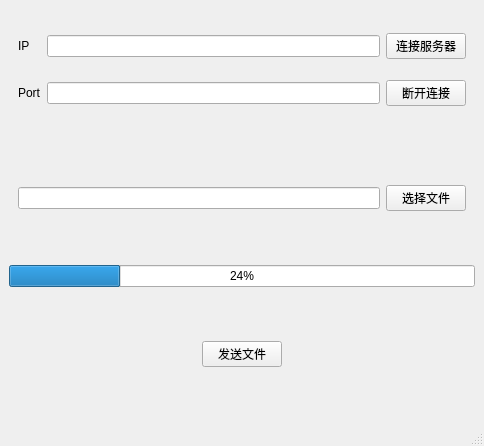
<?xml version="1.0" encoding="UTF-8"?>
<ui version="4.0">
 <class>MainWindow</class>
 <widget class="QMainWindow" name="MainWindow">
  <property name="geometry">
   <rect>
    <x>0</x>
    <y>0</y>
    <width>484</width>
    <height>446</height>
   </rect>
  </property>
  <property name="windowTitle">
   <string>MainWindow</string>
  </property>
  <widget class="QWidget" name="centralwidget">
   <layout class="QVBoxLayout" name="verticalLayout">
    <item>
     <widget class="QWidget" name="widget" native="true">
      <layout class="QGridLayout" name="gridLayout">
       <item row="0" column="0">
        <widget class="QLabel" name="label">
         <property name="text">
          <string>IP</string>
         </property>
        </widget>
       </item>
       <item row="1" column="2">
        <widget class="QLineEdit" name="port"/>
       </item>
       <item row="1" column="3">
        <widget class="QPushButton" name="disconnect">
         <property name="text">
          <string>断开连接</string>
         </property>
        </widget>
       </item>
       <item row="0" column="2">
        <widget class="QLineEdit" name="ip"/>
       </item>
       <item row="0" column="3">
        <widget class="QPushButton" name="connectServer">
         <property name="text">
          <string>连接服务器</string>
         </property>
        </widget>
       </item>
       <item row="1" column="0">
        <widget class="QLabel" name="label_2">
         <property name="text">
          <string>Port</string>
         </property>
        </widget>
       </item>
      </layout>
     </widget>
    </item>
    <item>
     <widget class="QWidget" name="widget_2" native="true">
      <layout class="QHBoxLayout" name="horizontalLayout_2">
       <item>
        <widget class="QLineEdit" name="filePath"/>
       </item>
       <item>
        <widget class="QPushButton" name="selFile">
         <property name="text">
          <string>选择文件</string>
         </property>
        </widget>
       </item>
      </layout>
     </widget>
    </item>
    <item>
     <widget class="QProgressBar" name="progressBar">
      <property name="value">
       <number>24</number>
      </property>
     </widget>
    </item>
    <item>
     <widget class="QWidget" name="widget_3" native="true">
      <layout class="QHBoxLayout" name="horizontalLayout_3">
       <item>
        <spacer name="horizontalSpacer">
         <property name="orientation">
          <enum>Qt::Horizontal</enum>
         </property>
         <property name="sizeHint" stdset="0">
          <size>
           <width>183</width>
           <height>20</height>
          </size>
         </property>
        </spacer>
       </item>
       <item>
        <widget class="QPushButton" name="sendFile">
         <property name="text">
          <string>发送文件</string>
         </property>
        </widget>
       </item>
       <item>
        <spacer name="horizontalSpacer_2">
         <property name="orientation">
          <enum>Qt::Horizontal</enum>
         </property>
         <property name="sizeHint" stdset="0">
          <size>
           <width>183</width>
           <height>20</height>
          </size>
         </property>
        </spacer>
       </item>
      </layout>
     </widget>
    </item>
   </layout>
  </widget>
  <widget class="QMenuBar" name="menubar">
   <property name="geometry">
    <rect>
     <x>0</x>
     <y>0</y>
     <width>484</width>
     <height>17</height>
    </rect>
   </property>
  </widget>
  <widget class="QStatusBar" name="statusbar"/>
 </widget>
 <resources/>
 <connections/>
</ui>
